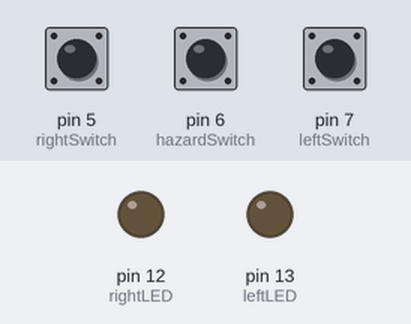
A sketch run on a simulated Arduino Uno, built with avr-gcc and run on an emulated ATmega328P. Shown: output pins drawn as LEDs (lit = HIGH). Dashed ring = blinking. The inputs (shaded band) are chosen by the test bench; at power-on: pin 5 (rightSwitch) LOW, pin 6 (hazardSwitch) HIGH, pin 7 (leftSwitch) LOW.

Above: at 1.2 s.
1.3 s: pin 5 (rightSwitch) pulled HIGH for 1 s
At 1.98 s:
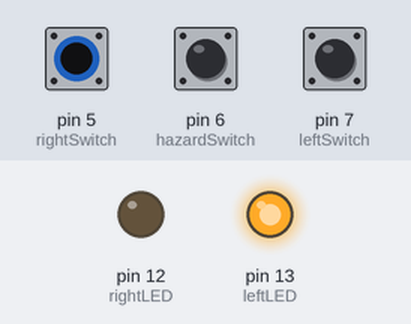
4.3 s: pin 6 (hazardSwitch) pulled LOW for 1 s
At 5.56 s:
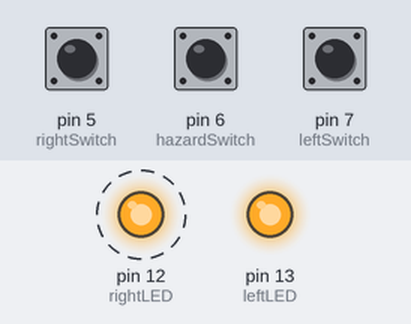
Timing chart, 0 to 14.3 s (numbered marks = the images above; inputs shaded):
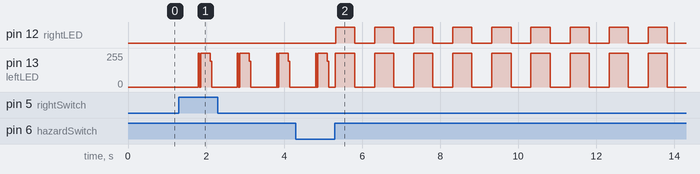

The sketch:

Arduino_Source.ino
```cpp
#define leftSwitch    7
#define hazardSwitch  6
#define rightSwitch   5
#define leftLED       13
#define rightLED      12


void setup() {
  pinMode(leftLED, OUTPUT);
  pinMode(rightLED, OUTPUT);
  pinMode(rightSwitch, INPUT);
  pinMode(hazardSwitch, INPUT);
  pinMode(leftSwitch, INPUT);

  Serial.begin(9600);

  noInterrupts();           // disable all interrupts
  TCCR1A = 0;
  TCCR1B = 0;
  OCR1A = 625;            // compare match register 16MHz/256/2Hz
  TCCR1B |= (1 << WGM12);   // CTC mode
  TCCR1B |= (1 << CS12);    // 256 prescaler
  TIMSK1 |= (1 << OCIE1A);  // enable timer compare interrupt
  interrupts();

}

ISR(TIMER1_COMPA_vect)          // timer compare interrupt service routine
{ // extern int state;
  IL_mainfunction();
 // Serial.println(state);
}

void loop() {

}

  enum States {
    OFF,
    LANECHANGE,
    NORMAL,
    HAZARD
  };


int state = OFF;
int savedSwitch;

void IL_mainfunction(void) {
  extern int state;

  switch(state) {
    case LANECHANGE:
      IL_LANECHANGE();
      break;

    case NORMAL:
      IL_NORMAL();
      break;

    case HAZARD:
      IL_HAZARD();
      break;

    default:
      IL_OFF();
      break;

  }
};

void IL_NORMAL(void) {
    digitalWrite(leftLED, 0), digitalWrite(rightLED, 0);

  int LEFT_SWITCH = digitalRead(leftSwitch);
  int RIGHT_SWITCH = digitalRead(rightSwitch);
  int HAZARD_SWITCH = digitalRead(hazardSwitch);

    // PTFD = 0
  extern int state;
  extern int savedSwitch;
  static unsigned insideCOUNTER;
  static unsigned cntRELEASE;
  static unsigned cntHAZARD;

  // **************** HAZARD ***************
  if (!HAZARD_SWITCH)
    ++cntHAZARD;
  else {
     if (cntHAZARD >= 20)       insideCOUNTER = cntRELEASE = cntHAZARD = 0, state = HAZARD;   // Override to mode if it's pressed for at least 200 ms and released
     else                       cntHAZARD = 0;
  }

  if (LEFT_SWITCH && RIGHT_SWITCH) { // if both of them are released, check for 100 ms if one was recently pressed

          ++cntRELEASE;
          if (cntRELEASE >= 10) {
             cntRELEASE = insideCOUNTER = 0;
             state = OFF;
            }
  }
  else {

      insideCOUNTER++;
      // For 300 ms, the LED will be on
      if (insideCOUNTER < 30) // PTFD = savedSwitch == 1? 1<<7 : 1;
          savedSwitch == 1? digitalWrite(leftLED, 1) : digitalWrite(rightLED, 1);
      // For 700 ms, the LED will be off
      else if (insideCOUNTER < 100)    // PTFD = 0;
          digitalWrite(leftLED, 0), digitalWrite(rightLED, 0);
      else insideCOUNTER = 0;
  }
}


void IL_LANECHANGE(void) {

  int LEFT_SWITCH = digitalRead(leftSwitch);
  int RIGHT_SWITCH = digitalRead(rightSwitch);
  int HAZARD_SWITCH = digitalRead(hazardSwitch);

  extern int state;
  extern int savedSwitch;
  static unsigned cntRIGHT;
  static unsigned cntLEFT;
  static unsigned cntHAZARD;
  static unsigned countToThree;
  static unsigned countOnOff;


/* --------------------------------------------------------------------------------
 *  Override to NORMAL state or HAZARD
 */

// **************** HAZARD ***************
  if (!HAZARD_SWITCH)
    ++cntHAZARD;
  else {   // Override to mode if it's pressed for at least 200 ms and released
     if (cntHAZARD >= 20)       cntHAZARD  = cntRIGHT = cntLEFT = countToThree=countOnOff= 0, state = HAZARD;
     else                       cntHAZARD = 0;
  }

// **************** NORMAL ***************
  if ((!LEFT_SWITCH && RIGHT_SWITCH) || (LEFT_SWITCH && !RIGHT_SWITCH)) {
    cntHAZARD = 0;
    !LEFT_SWITCH? ++cntLEFT : ++cntRIGHT; // We increase the counter for the right switch

   if (cntLEFT  == 50 || cntRIGHT == 50) {
        savedSwitch = cntRIGHT< cntLEFT? 1 : 2; // The higher value corresponds to the pressed switch
        cntLEFT = cntRIGHT = 0;
        state = NORMAL;
      }

  }
  else if (LEFT_SWITCH && RIGHT_SWITCH)
      cntRIGHT = cntLEFT = 0;
// -----------------------------------------------------------------------------------

  if (countToThree < 3) {
    ++countOnOff;

    if (countOnOff < 30)  //savedSwitch == 1? PTFD = 1 : PTFD = 1<<7;    // LEFT_SWITCH is saved if savedSwitch is 1, RIGHT_SWITCH if 2
          savedSwitch == 1? digitalWrite(leftLED, 1): digitalWrite(rightLED, 1);
    else if (countOnOff < 100) // PTFD = 0;
          digitalWrite(leftLED, 0), digitalWrite(rightLED, 0);
    else countOnOff = 0, countToThree ++;
 }
  else countToThree = 0, countOnOff = 0, state = OFF;


}

void IL_HAZARD(void)  {
  int LEFT_SWITCH = digitalRead(leftSwitch);
  int RIGHT_SWITCH = digitalRead(rightSwitch);
  int HAZARD_SWITCH = digitalRead(hazardSwitch);


  extern int state;
  static unsigned LEDsTimeCounter;
  static unsigned cntHAZARD;

// ********** DEFAULT OVERRIDE *********
  if (!HAZARD_SWITCH)
    ++cntHAZARD;
  else {
     if (cntHAZARD >= 20)       cntHAZARD = 0, state = OFF;      // Override to default mode if it's pressed for at least 200 ms and released
     else                       cntHAZARD = 0;
  }

// *******************************************
  ++LEDsTimeCounter;
  if (LEDsTimeCounter < 50) // PTFD = 1 | 1<<7;
      digitalWrite(leftLED, 1), digitalWrite(rightLED, 1);
  else if (LEDsTimeCounter < 100) // PTFD = 0;
     digitalWrite(leftLED, 0), digitalWrite(rightLED, 0);
   else LEDsTimeCounter = 0;

}

void IL_OFF(void) {
   int LEFT_SWITCH = digitalRead(leftSwitch);
   int RIGHT_SWITCH = digitalRead(rightSwitch);
   int HAZARD_SWITCH = digitalRead(hazardSwitch);

    extern int state;
    extern int savedSwitch;
    static unsigned cntRIGHT;
    static unsigned cntLEFT;
    static unsigned cntHAZARD;

    digitalWrite(leftLED, 0);
    digitalWrite(rightLED, 0);

/* --------------------------------------------------------------------------------
 *  Override to NORMAL state or HAZARD
 */

// ***************************HAZARD************************************************
  if (!HAZARD_SWITCH)
    ++cntHAZARD;
  else {  // If the HAZARD_SWITCH is released, we check if it was pressed for longer than 200 ms
     if (cntHAZARD >= 20)       cntHAZARD = 0, state = HAZARD;      // Override to mode if it's pressed for at least 200 ms and released
     else                       cntHAZARD = 0;
  }

// ****************************  NORMAL *******************************************

    if ((!LEFT_SWITCH && RIGHT_SWITCH) || (!RIGHT_SWITCH && LEFT_SWITCH)){  // If right switch is pressed or left one is pressed
      !LEFT_SWITCH? ++cntLEFT : ++cntRIGHT; // We increase the counter for the right switch

      if (cntLEFT  == 50 || cntRIGHT == 50) {
        savedSwitch = cntRIGHT< cntLEFT? 1 : 2; // The higher value corresponds to the pressed switch
        cntLEFT = cntRIGHT = 0;
        state = NORMAL;
      }

    }
    //****************************** LANE CHANGE ***********************************//
    else if (LEFT_SWITCH && RIGHT_SWITCH) {
        if ((cntLEFT > 0 && cntLEFT< 50) || (cntRIGHT > 0 && cntRIGHT< 50)) {
            savedSwitch = cntRIGHT < cntLEFT ? 1 : 2;
            cntLEFT = cntRIGHT = 0;
            state = 1;
        }
        else cntLEFT = cntRIGHT = 0, savedSwitch;

    }
}
```

Measured:
- after the input at 1.3 s, pin 13 (leftLED): 0/255 → 255/255 after 0.50 s, then repeats every 1.0 s: 0/255 0.04 s, 255/255 0.24 s, 193/255 0.04 s, 0/255 0.66 s, 255/255 0.02 s
- after the input at 4.3 s, pin 12 (rightLED): alternates HIGH for 0.49 s and LOW for 0.51 s, starting after 1.0 s
